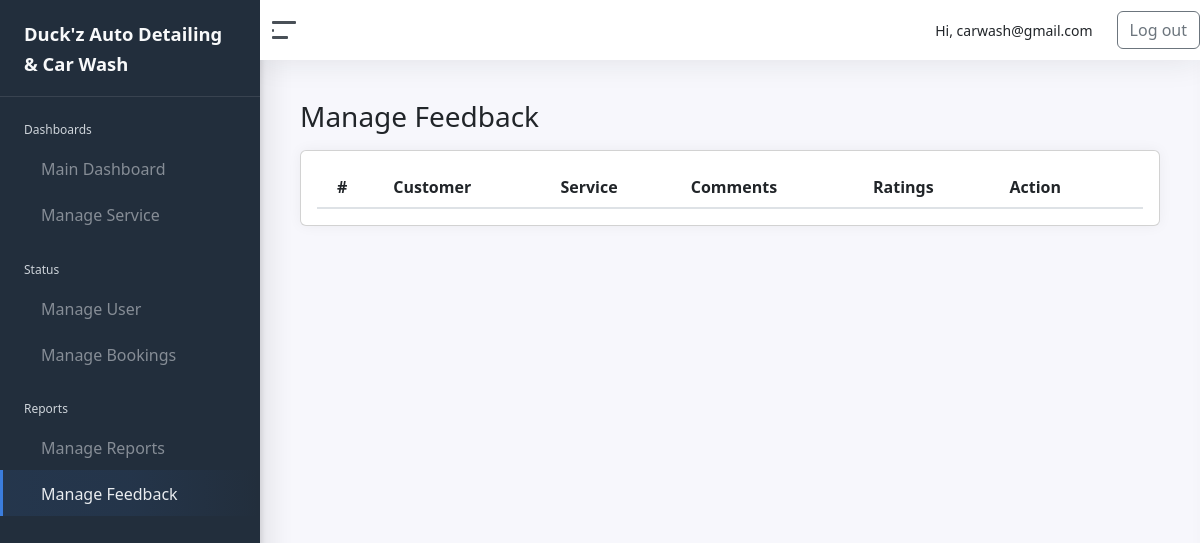
Before: /admin/manage_feedback.php (signed in) with the older database file.
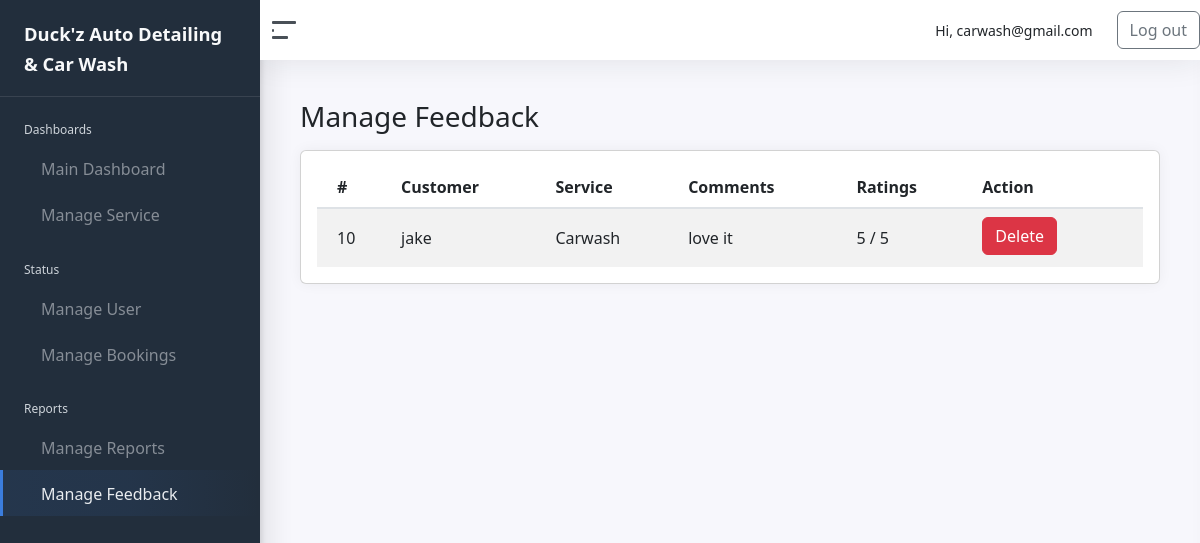
After: the same page with the newer database file.
### tables this page shows
CREATE TABLE `feedback` (
  `FeedbackID` int(11) NOT NULL,
  `CustomerID` int(11) DEFAULT NULL,
  `ServiceID` int(11) DEFAULT NULL,
  `Comments` text DEFAULT NULL,
  `Ratings` int(11) DEFAULT NULL,
  `Response` text DEFAULT NULL
);

CREATE TABLE `customer` (
  `CustomerID` int(11) NOT NULL,
  `Username` varchar(50) NOT NULL,
  `EmailAddress` varchar(100) NOT NULL,
  `Age` int(11) DEFAULT NULL,
  `Password` varchar(255) NOT NULL,
  `ConfirmPassword` varchar(255) NOT NULL,
  `ProfilePicture` varchar(255) DEFAULT NULL,
  `ServiceID` int(11) DEFAULT NULL,
  `BookingDate` datetime DEFAULT NULL,
  `StatusID` int(11) DEFAULT 1,
  `is_google_user` tinyint(1) DEFAULT 0,
  `Status` enum('Active','Blocked') NOT NULL DEFAULT 'Active',
  `otp_code` varchar(6) DEFAULT NULL,
  `otp_expires_at` datetime DEFAULT NULL
);

CREATE TABLE `service` (
  `ServiceID` int(11) NOT NULL,
  `ServiceName` varchar(100) NOT NULL,
  `Description` text DEFAULT NULL,
  `ImagePath` varchar(255) DEFAULT NULL
);

### admin/manage_feedback.php (the view, shortened to what this page needs)
<?php
require_once '../connection/conn.php';
$sql = "SELECT f.FeedbackID, c.Username AS customer_name, s.ServiceName, f.Comments, f.Ratings, f.Response
        FROM feedback f
        JOIN customer c ON f.CustomerID = c.CustomerID
        LEFT JOIN service s ON f.ServiceID = s.ServiceID
        ORDER BY f.FeedbackID DESC";
$result = mysqli_query($conn, $sql);
?>
<!DOCTYPE html>
<html lang="en">
<?php include 'includes/head.php'; ?>
<body>
<div class="wrapper">
    <?php include 'includes/sidebar.php'; ?>
    <div class="main">
    <?php include 'includes/navbar.php'; ?>
        <main class="content">
            <div class="container-fluid p-0">
                <h1 class="h3 mb-3">Manage Feedback</h1>
                <div class="row">
                    <div class="col-12">
                        <div class="card">
                            <div class="card-body table-responsive">
                                <table class="table table-striped">
                                    <thead>
                                        <tr>
                                            <th>#</th>
                                            <th>Customer</th>
                                            <th>Service</th>
                                            <th>Comments</th>
                                            <th>Ratings</th>
                                            <th>Action</th>
                                        </tr>
                                    </thead>
                                    <tbody>
                                    <?php while ($row = mysqli_fetch_assoc($result)): ?>
                                        <tr>
                                            <td><?= htmlspecialchars($row['FeedbackID']) ?></td>
                                            <td><?= htmlspecialchars($row['customer_name']) ?></td>
                                            <td><?= htmlspecialchars($row['ServiceName'] ?? 'N/A') ?></td>
                                            <td class="comments-column"><?= htmlspecialchars($row['Comments']) ?></td>
                                            <td><?= htmlspecialchars($row['Ratings']) ?> / 5</td>
                                            <td>
                                                <button class="btn btn-danger mb-1"
                                                        onclick="openDeleteModal(<?= $row['FeedbackID'] ?>)">
                                                    Delete
                                                </button>
                                            </td>
                                        </tr>
                                    <?php endwhile; ?>
                                    </tbody>
                                </table>
                            </div>
                        </div>
                    </div>
                </div>
            </div>
        </main>
    </div>
</div>
</body>
</html>

Changed rows visible on the page:
added feedback: FeedbackID "10", CustomerID.Username "jake", ServiceID.ServiceName "Carwash", Comments "love it", Ratings "5"
